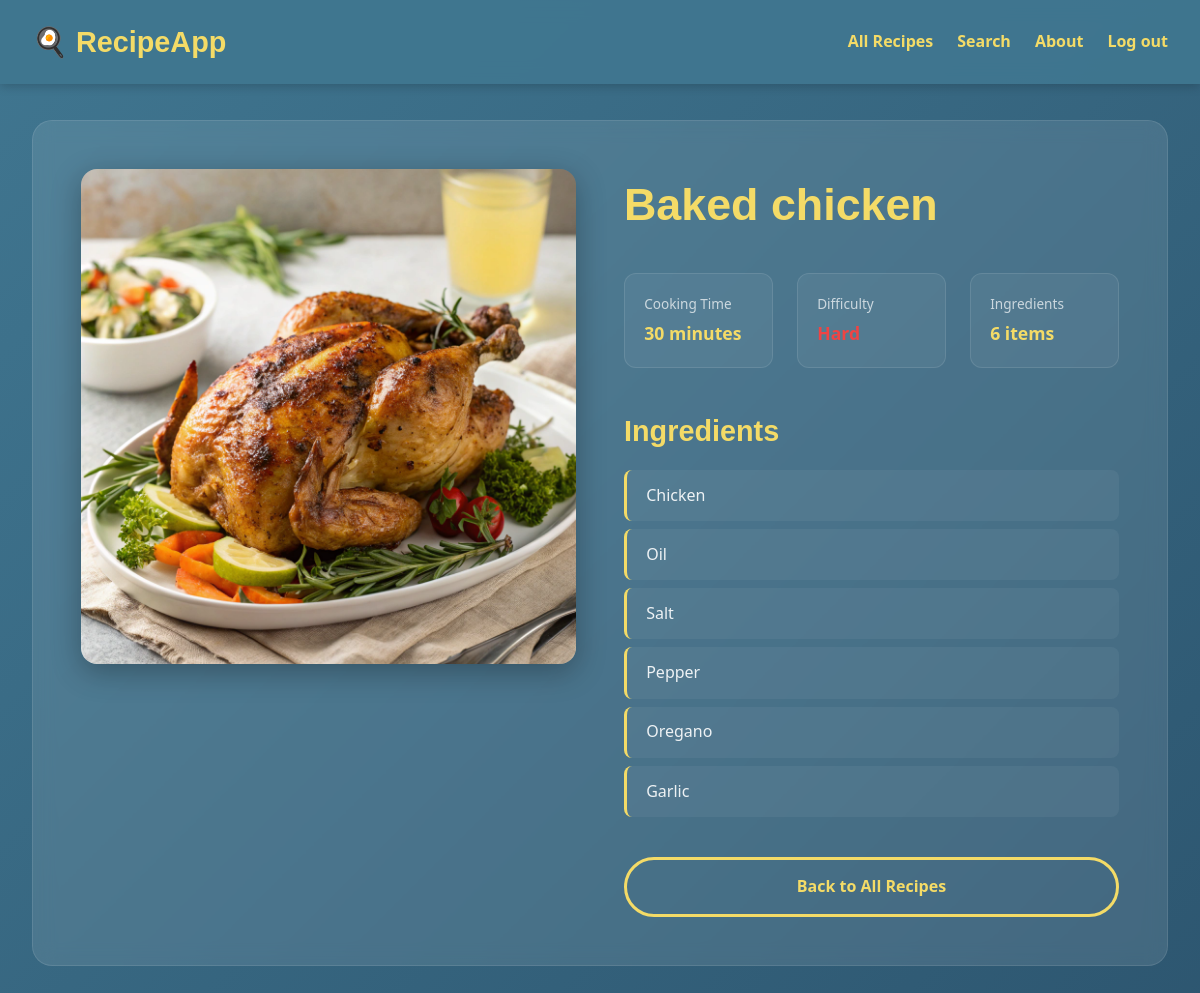
The app's page /detail/5/ (signed in) with its own data.
### recipes/models.py (models this page shows, shortened)
class Recipe(models.Model):
    name = models.CharField(max_length=50)
    ingredients = models.CharField(
        max_length=225, help_text="Enter the ingredients, separated by a comma"
    )
    cooking_time = models.IntegerField(help_text="Cooking time in minutes")
    difficulty = None
    pic = models.ImageField(upload_to='recipes', default='no_picture.jpg')
    @property
    def calculate_difficulty(self):
        ingredients = self.ingredients.split(", ")
        if self.cooking_time < 10 and len(ingredients) < 4:
            return "Easy"
        elif self.cooking_time < 10 and len(ingredients) >= 4:
            return "Medium"
        elif self.cooking_time >= 10 and len(ingredients) < 4:
            return "Intermediate"
        elif self.cooking_time >= 10 and len(ingredients) >= 4:
            return "Hard"
        return difficulty

### recipes/views.py (the view)
# urls.py: path('detail/<int:id>/', views.recipes_details, name='detail'),
@login_required(login_url='/login/')
def recipes_details(request, id):
    recipe = get_object_or_404(Recipe, pk=id)
    ingredients_list = recipe.ingredients.split(", ")
    return render(request, "recipes/recipes_details.html", {
        "recipe": recipe,
        "ingredients_list": ingredients_list,
    })

### recipes/templates/recipes/recipes_details.html (shortened to what this page needs)
<!DOCTYPE html>
<html lang="en">
<head>
  {% load static %}
  <link rel='stylesheet' type='text/css' href="{% static 'recipes/css/styles.css' %}">
</head>
<body>
  <nav class="navbar">
    <div class="navbar-content">
      <a href="{% url 'recipes:home' %}" class="logo">🍳 RecipeApp</a>
      <div style="display: flex; gap: 1.5rem;">
        <a href="{% url 'recipes:list' %}" class="nav-link">All Recipes</a>
        <a href="{% url 'recipes:search' %}" class="nav-link">Search</a>
        <a href="{% url 'recipes:about' %}" class="nav-link">About</a>
        <a href="{% url 'recipes:logout' %}" class="nav-link">Log out</a>
      </div>
    </div>
  </nav>
  <section class="recipe-detail-section">
    <div class="detail-container">
      <div class="detail-image-wrapper">
        {% if recipe.pic %}
          <img src="{{ recipe.pic.url }}" alt="{{ recipe.name }}" class="detail-image">
        {% else %}
          <div class="detail-placeholder">No Image Available</div>
        {% endif %}
      </div>
      <div class="detail-content">
        <h1>{{ recipe.name }}</h1>
        <div class="quick-stats">
          <div class="stat-item">
            <div>
              <p class="stat-label">Cooking Time</p>
              <p class="stat-value">{{ recipe.cooking_time }} minutes</p>
            </div>
          </div>
          <div class="stat-item">
            <div>
              <p class="stat-label">Difficulty</p>
              <p class="stat-value difficulty-{{ recipe.calculate_difficulty|lower }}">
              </p>
            </div>
          </div>
          <div class="stat-item">
            <div>
              <p class="stat-label">Ingredients</p>
              <p class="stat-value">{{ recipe.ingredients|wordcount }} items</p>
            </div>
          </div>
        </div>
        <div class="detail-section">
          <h2>Ingredients</h2>
          <ul class="ingredients-list">
            {% for ingredient in ingredients_list %}
              <li>{{ ingredient }}</li>
            {% endfor %}
          </ul>
        </div>
        <div class="detail-actions">
          <a href="{% url 'recipes:list' %}" class="detail-button secondary">Back to All Recipes</a>
        </div>
      </div>
    </div>
  </section>
</body>
</html>

### recipes/static/recipes/css/styles.css (style rules this page uses)
* { margin: 0; padding: 0; box-sizing: border-box; }
body { font-family: 'Segoe UI', Tahoma, Geneva, Verdana, sans-serif; background: linear-gradient(135deg, #407690 0%, #2d5670 100%); color: #fff; line-height: 1.6; min-height: 100vh; }
.navbar { background: rgba(64, 118, 144, 0.95); padding: 1.2rem 2rem; box-shadow: 0 2px 10px rgba(0, 0, 0, 0.2); position: fixed; top: 0; left: 0; right: 0; z-index: 1000; backdrop-filter: blur(10px); }
.navbar-content { max-width: 1200px; margin: 0 auto; display: flex; justify-content: space-between; align-items: center; }
.logo { font-size: 1.8rem; font-weight: 700; color: #f4db67; text-decoration: none; font-family: 'Gill Sans', 'Gill Sans MT', Calibri, 'Trebuchet MS', sans-serif; }
.nav-link { color: #f4db67; text-decoration: none; font-weight: 600; transition: all 0.3s ease; font-size: 1rem; }
.recipe-detail-section { padding: 120px 2rem 80px; max-width: 1200px; margin: 0 auto; }
.detail-container { display: grid; grid-template-columns: 1fr 1fr; gap: 3rem; background: rgba(255, 255, 255, 0.1); backdrop-filter: blur(10px); border-radius: 20px; padding: 3rem; border: 1px solid rgba(255, 255, 255, 0.1); }
.detail-image-wrapper { position: sticky; top: 120px; height: fit-content; }
.detail-image { width: 100%; height: auto; border-radius: 16px; box-shadow: 0 8px 30px rgba(0, 0, 0, 0.3); }
.detail-content h1 { font-family: 'Gill Sans', 'Gill Sans MT', Calibri, 'Trebuchet MS', sans-serif; font-size: 2.8rem; color: #f4db67; margin-bottom: 2rem; }
.quick-stats { display: grid; grid-template-columns: repeat(3, 1fr); gap: 1.5rem; margin-bottom: 2.5rem; }
.stat-item { background: rgba(255, 255, 255, 0.05); padding: 1.2rem; border-radius: 12px; display: flex; align-items: center; gap: 1rem; border: 1px solid rgba(255, 255, 255, 0.1); }
.stat-label { font-size: 0.85rem; color: rgba(255, 255, 255, 0.7); margin-bottom: 0.3rem; }
.stat-value { font-size: 1.1rem; font-weight: 600; color: #f4db67; }
.difficulty-hard { color: #ef4444 !important; }
.detail-section { margin-bottom: 2rem; }
.detail-section h2 { font-family: 'Gill Sans', 'Gill Sans MT', Calibri, 'Trebuchet MS', sans-serif; font-size: 1.8rem; color: #f4db67; margin-bottom: 1rem; }
.ingredients-list { list-style: none; padding: 0; }
.ingredients-list li { padding: 0.8rem 1.2rem; margin-bottom: 0.5rem; background: rgba(255, 255, 255, 0.05); border-radius: 8px; border-left: 3px solid #f4db67; color: rgba(255, 255, 255, 0.9); }
.detail-actions { display: flex; gap: 1rem; margin-top: 2.5rem; }
.detail-button { padding: 14px 30px; border-radius: 50px; text-decoration: none; font-weight: 600; font-size: 1rem; transition: all 0.3s ease; display: inline-block; text-align: center; flex: 1; }
.detail-button.secondary { background-color: transparent; color: #f4db67; border: 3px solid #f4db67; }

### records on screen
Recipe: pic (picture), name "Baked chicken", cooking_time "30", ingredients "6"

### other values on screen
{{ ingredient }} "Chicken" "Oil" "Salt" "Pepper" "Oregano" "Garlic"
